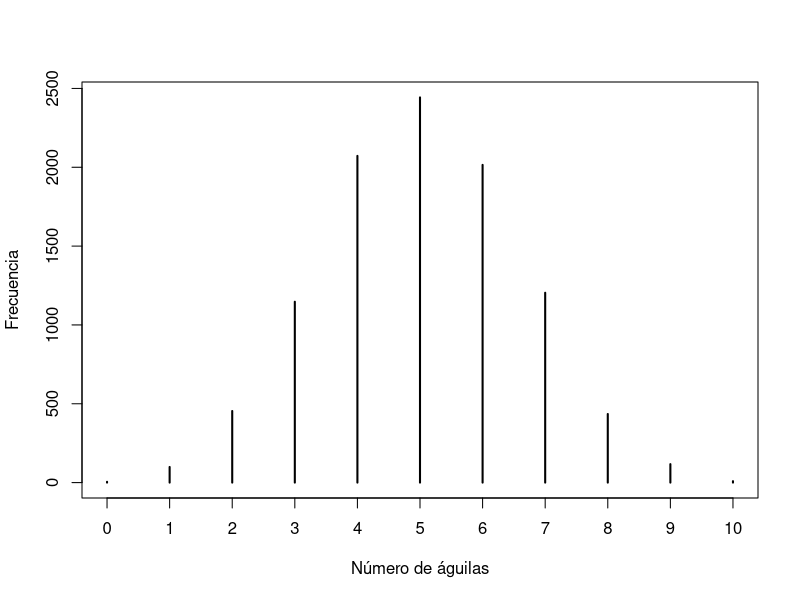
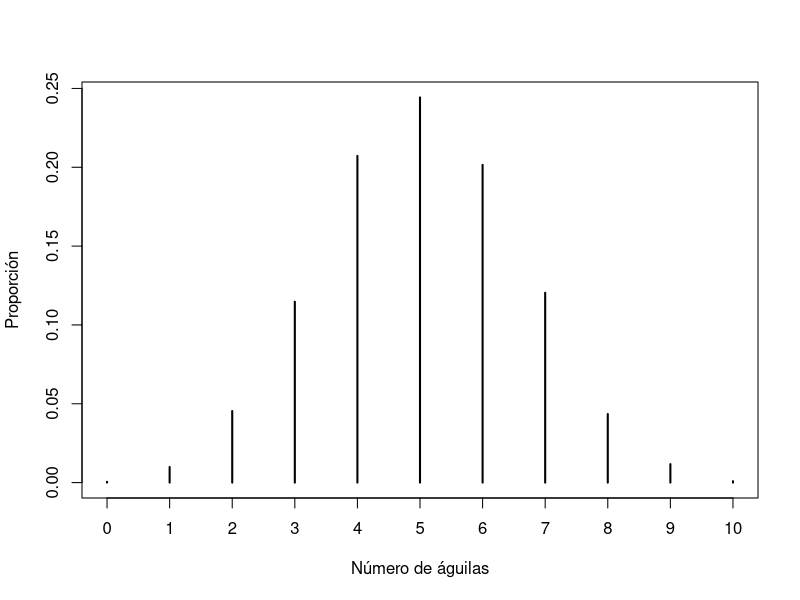
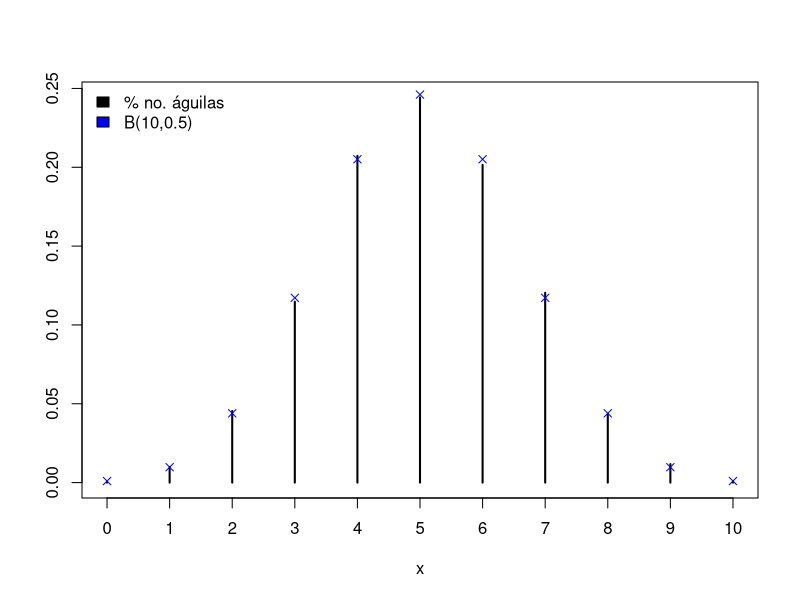
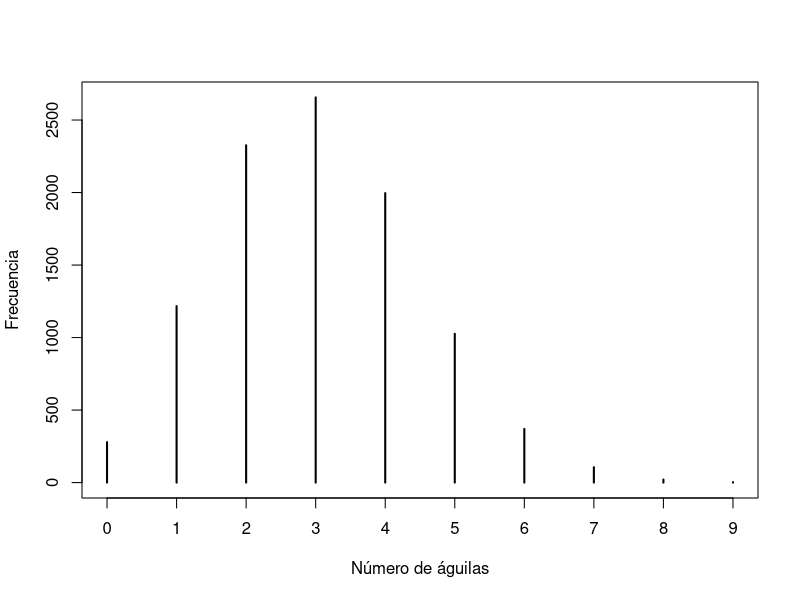
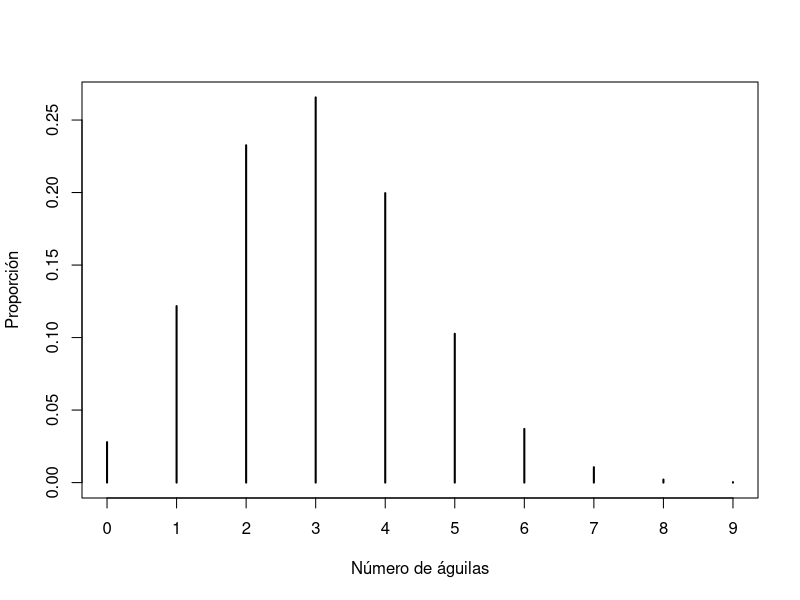
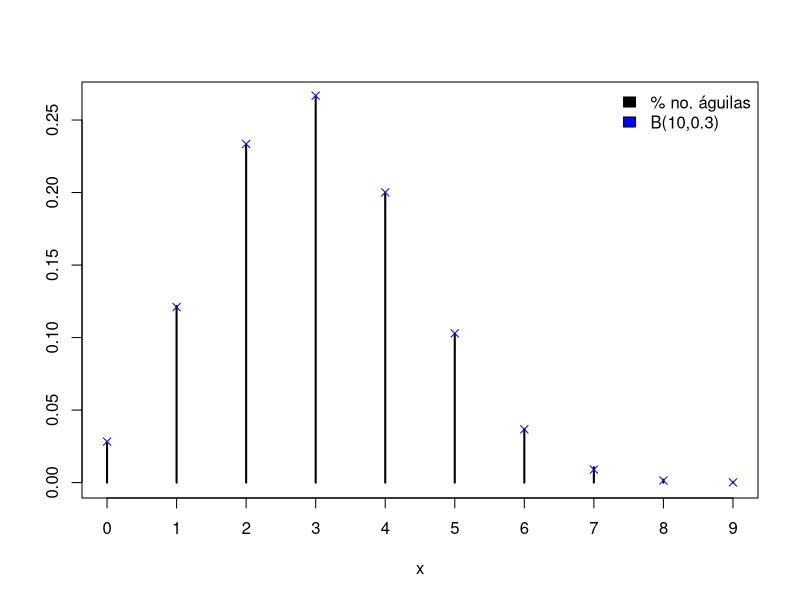

These figures' R source, in order:
## ---- chunk 1
n <- 10 # lanzamientos
tiradas <- sample(c(0, 1), size = n, replace = TRUE)
n_aguilas <- sum(tiradas)
sprintf("El número de aguilas en 10 tiradas es: %d", n_aguilas)
## ---- chunk 2
n <- 10
repeticiones <- 10000
salida <- c()
set.seed(13)

for (i in c(1:repeticiones)) {
    tiradas <- sample(c(0, 1), size = n, replace = TRUE)
    n_aguilas <- sum(tiradas)
    salida <- append(salida, n_aguilas)
}
frecuencias <- table(salida)

# Sacamos el top 3 con ayuda de las funciones sort() con el argumento decreasing = T
# y eligiremos los primeros 3 elementos.
top3 <- frecuencias |>
    sort(decreasing = T)

top3[1:3]
## ---- chunk 3
# Grafica de frecuencias.

png(
    filename = "C:/Users/Gus/Desktop/P4Afreq.png",
    units = "in",
    width = 5,
    height = 4,
    res = 300
)
plot(frecuencias,
    type = "h",
    xlab = "Número de águilas", ylab = "Frecuencia"
)
dev.off()

# Grafica de proporciones.

png(
    filename = "C:/Users/Gus/Desktop/P4Aprop.png",
    units = "in",
    width = 5,
    height = 4,
    res = 300
)
plot(frecuencias / repeticiones,
    type = "h",
    xlab = "Número de águilas", ylab = "Proporción"
)
dev.off()
## ---- chunk 4
# Datos para B.
binomial <- dbinom(x = 0:10, size = 10, p = 0.5)

# Graficas superpuestas.

png(
    filename = "C:/Users/Gus/Desktop/P4B.png",
    units = "in",
    width = 5,
    height = 4,
    res = 300
)
plot(frecuencias / repeticiones,
    type = "h", xlab = "x", ylab = ""
)
points(0:10,
    binomial,
    col = "blue",
    type = "p", pch = 4
)
legend(
    x = "topleft",
    legend = c("% no. águilas", "B(10,0.5)"),
    fill = c("black", "blue", cex = 0.4),
    bty = "n"
)
dev.off()
## ---- chunk 5
n <- 10
repeticiones <- 10000
salida <- c()
set.seed(13)

for (i in c(1:repeticiones)) {
    tiradas <- sample(c(0, 1), size = n, replace = TRUE, prob = c(0.70, 0.30))
    n_aguilas <- sum(tiradas)
    salida <- append(salida, n_aguilas)
}
frecuencias <- table(salida)

# Sacamos el top 3 con ayuda de las funciones sort() con el argumento decreasing = T
# y eligiremos los primeros 3 elementos.
top3 <- frecuencias |>
    sort(decreasing = T)

top3[1:3]
## ---- chunk 6
# Grafica de frecuencias.

png(
    filename = "C:/Users/Gus/Desktop/P4Cfreq.png",
    units = "in",
    width = 5,
    height = 4,
    res = 300
)
plot(frecuencias,
    type = "h",
    xlab = "Número de águilas", ylab = "Frecuencia"
)
dev.off()

# Grafica de proporciones.

png(
    filename = "C:/Users/Gus/Desktop/P4Cprop.png",
    units = "in",
    width = 5,
    height = 4,
    res = 300
)
plot(frecuencias / repeticiones,
    type = "h",
    xlab = "Número de águilas", ylab = "Proporción"
)
dev.off()
## ---- chunk 7
# Datos para B.
binomial <- dbinom(x = 0:10, size = 10, p = 0.3)

# Graficas superpuestas.

png(
    filename = "C:/Users/Gus/Desktop/P4C_overlap.png",
    units = "in",
    width = 5,
    height = 4,
    res = 300
)
plot(frecuencias / repeticiones,
    type = "h", xlab = "x", ylab = ""
)
points(0:10,
    binomial,
    col = "blue",
    type = "p", pch = 4
)
legend(
    x = "topright",
    legend = c("% no. águilas", "B(10,0.3)"),
    fill = c("black", "blue", cex = 0.4),
    bty = "n"
)
dev.off()
